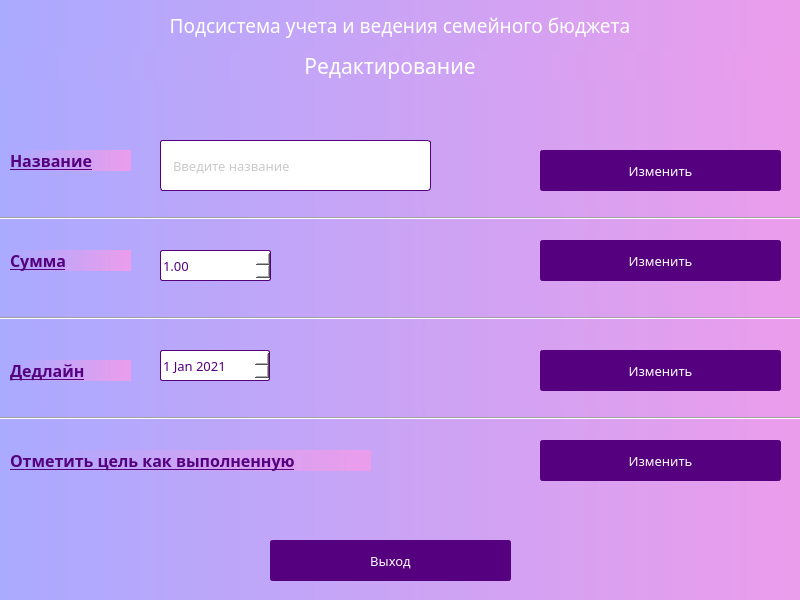
<?xml version="1.0" encoding="UTF-8"?>
<ui version="4.0">
 <class>Dialog</class>
 <widget class="QDialog" name="Dialog">
  <property name="geometry">
   <rect>
    <x>0</x>
    <y>0</y>
    <width>800</width>
    <height>600</height>
   </rect>
  </property>
  <property name="minimumSize">
   <size>
    <width>800</width>
    <height>600</height>
   </size>
  </property>
  <property name="maximumSize">
   <size>
    <width>800</width>
    <height>600</height>
   </size>
  </property>
  <property name="windowTitle">
   <string>Dialog</string>
  </property>
  <property name="styleSheet">
   <string notr="true">background-color: qlineargradient(spread:pad, x1:0, y1:0, x2:1, y2:0, stop:0 rgb(170, 170, 255), stop:1 rgb(235, 157, 235));
</string>
  </property>
  <widget class="QLabel" name="label">
   <property name="geometry">
    <rect>
     <x>0</x>
     <y>10</y>
     <width>800</width>
     <height>31</height>
    </rect>
   </property>
   <property name="minimumSize">
    <size>
     <width>800</width>
     <height>0</height>
    </size>
   </property>
   <property name="maximumSize">
    <size>
     <width>800</width>
     <height>16777215</height>
    </size>
   </property>
   <property name="font">
    <font>
     <family>Century Gothic</family>
     <pointsize>14</pointsize>
    </font>
   </property>
   <property name="styleSheet">
    <string notr="true">color: rgb(255, 255, 255);</string>
   </property>
   <property name="frameShadow">
    <enum>QFrame::Plain</enum>
   </property>
   <property name="text">
    <string>Подсистема учета и ведения семейного бюджета</string>
   </property>
   <property name="alignment">
    <set>Qt::AlignCenter</set>
   </property>
  </widget>
  <widget class="QLabel" name="label_2">
   <property name="geometry">
    <rect>
     <x>-10</x>
     <y>50</y>
     <width>800</width>
     <height>31</height>
    </rect>
   </property>
   <property name="minimumSize">
    <size>
     <width>800</width>
     <height>0</height>
    </size>
   </property>
   <property name="maximumSize">
    <size>
     <width>800</width>
     <height>16777215</height>
    </size>
   </property>
   <property name="font">
    <font>
     <family>Century Gothic</family>
     <pointsize>16</pointsize>
    </font>
   </property>
   <property name="styleSheet">
    <string notr="true">color: rgb(255, 255, 255);</string>
   </property>
   <property name="frameShadow">
    <enum>QFrame::Plain</enum>
   </property>
   <property name="text">
    <string>Редактирование</string>
   </property>
   <property name="alignment">
    <set>Qt::AlignCenter</set>
   </property>
  </widget>
  <widget class="QPushButton" name="editNameBtn">
   <property name="geometry">
    <rect>
     <x>540</x>
     <y>150</y>
     <width>241</width>
     <height>41</height>
    </rect>
   </property>
   <property name="font">
    <font>
     <family>Century Gothic</family>
     <pointsize>10</pointsize>
    </font>
   </property>
   <property name="styleSheet">
    <string notr="true">QPushButton{
	background-color:rgb(85, 0, 127);
border-radius: 3px;
border: 2px solid rgb(85, 0, 127);
color:rgb(255, 255, 255);
}

QPushButton::hover{
	background-color: rgb(108, 0, 162);
	border: 2px solid rgb(108, 0, 162);
}

QPushButton::pressed{
	background-color:rgb(129, 0, 193);
	border-bottom: 2px solid rgb(129, 0, 193);
	border-leftt:  2px solid rgb(129, 0, 193);
	border-right:  2px solid rgb(129, 0, 193);
}


</string>
   </property>
   <property name="text">
    <string>Изменить</string>
   </property>
  </widget>
  <widget class="QLineEdit" name="inputName">
   <property name="geometry">
    <rect>
     <x>160</x>
     <y>140</y>
     <width>271</width>
     <height>51</height>
    </rect>
   </property>
   <property name="font">
    <font>
     <family>Century Gothic</family>
     <pointsize>10</pointsize>
     <italic>false</italic>
     <underline>false</underline>
     <kerning>true</kerning>
    </font>
   </property>
   <property name="toolTip">
    <string>&lt;html&gt;&lt;head/&gt;&lt;body&gt;&lt;p&gt;&lt;br/&gt;&lt;/p&gt;&lt;/body&gt;&lt;/html&gt;</string>
   </property>
   <property name="styleSheet">
    <string notr="true">QLineEdit{
	border-radius: 3px;
	background-color:rgb(255, 255, 255);
	border:  1px solid rgb(85, 0, 127);
	color:rgb(148, 148, 148);
	padding-left: 10px;
}

QLineEdit::hover{
	border:  1px solid rgb(147, 0, 221);
}</string>
   </property>
   <property name="inputMask">
    <string/>
   </property>
   <property name="frame">
    <bool>true</bool>
   </property>
   <property name="alignment">
    <set>Qt::AlignLeading|Qt::AlignLeft|Qt::AlignVCenter</set>
   </property>
   <property name="placeholderText">
    <string>Введите название</string>
   </property>
  </widget>
  <widget class="QLabel" name="label_3">
   <property name="geometry">
    <rect>
     <x>10</x>
     <y>150</y>
     <width>121</width>
     <height>21</height>
    </rect>
   </property>
   <property name="font">
    <font>
     <family>Century Gothic</family>
     <pointsize>12</pointsize>
     <weight>75</weight>
     <bold>true</bold>
     <underline>true</underline>
    </font>
   </property>
   <property name="styleSheet">
    <string notr="true">color: rgb(85, 0, 127);</string>
   </property>
   <property name="text">
    <string>Название</string>
   </property>
  </widget>
  <widget class="Line" name="line_3">
   <property name="geometry">
    <rect>
     <x>0</x>
     <y>210</y>
     <width>801</width>
     <height>16</height>
    </rect>
   </property>
   <property name="orientation">
    <enum>Qt::Horizontal</enum>
   </property>
  </widget>
  <widget class="QDoubleSpinBox" name="inputSum">
   <property name="geometry">
    <rect>
     <x>160</x>
     <y>250</y>
     <width>111</width>
     <height>31</height>
    </rect>
   </property>
   <property name="font">
    <font>
     <family>Century Gothic</family>
     <pointsize>10</pointsize>
    </font>
   </property>
   <property name="styleSheet">
    <string notr="true">background-color: rgb(255, 255, 255);
color: rgb(85, 0, 127);
border-radius: 2px;
border:  1px solid rgb(85, 0, 127);</string>
   </property>
   <property name="minimum">
    <double>1.000000000000000</double>
   </property>
   <property name="maximum">
    <double>5000.000000000000000</double>
   </property>
  </widget>
  <widget class="QLabel" name="label_4">
   <property name="geometry">
    <rect>
     <x>10</x>
     <y>250</y>
     <width>121</width>
     <height>21</height>
    </rect>
   </property>
   <property name="font">
    <font>
     <family>Century Gothic</family>
     <pointsize>12</pointsize>
     <weight>75</weight>
     <bold>true</bold>
     <underline>true</underline>
    </font>
   </property>
   <property name="styleSheet">
    <string notr="true">color: rgb(85, 0, 127);</string>
   </property>
   <property name="text">
    <string>Сумма</string>
   </property>
  </widget>
  <widget class="QPushButton" name="editSumBtn">
   <property name="geometry">
    <rect>
     <x>540</x>
     <y>240</y>
     <width>241</width>
     <height>41</height>
    </rect>
   </property>
   <property name="font">
    <font>
     <family>Century Gothic</family>
     <pointsize>10</pointsize>
    </font>
   </property>
   <property name="styleSheet">
    <string notr="true">QPushButton{
	background-color:rgb(85, 0, 127);
border-radius: 3px;
border: 2px solid rgb(85, 0, 127);
color:rgb(255, 255, 255);
}

QPushButton::hover{
	background-color: rgb(108, 0, 162);
	border: 2px solid rgb(108, 0, 162);
}

QPushButton::pressed{
	background-color:rgb(129, 0, 193);
	border-bottom: 2px solid rgb(129, 0, 193);
	border-leftt:  2px solid rgb(129, 0, 193);
	border-right:  2px solid rgb(129, 0, 193);
}


</string>
   </property>
   <property name="text">
    <string>Изменить</string>
   </property>
  </widget>
  <widget class="Line" name="line_2">
   <property name="geometry">
    <rect>
     <x>0</x>
     <y>310</y>
     <width>801</width>
     <height>16</height>
    </rect>
   </property>
   <property name="orientation">
    <enum>Qt::Horizontal</enum>
   </property>
  </widget>
  <widget class="QDateEdit" name="inputDate">
   <property name="geometry">
    <rect>
     <x>160</x>
     <y>350</y>
     <width>110</width>
     <height>31</height>
    </rect>
   </property>
   <property name="font">
    <font>
     <family>Century Gothic</family>
     <pointsize>10</pointsize>
    </font>
   </property>
   <property name="styleSheet">
    <string notr="true">background-color: rgb(255, 255, 255);
color: rgb(85, 0, 127);
border-radius: 2px;
border:  1px solid rgb(85, 0, 127);</string>
   </property>
   <property name="date">
    <date>
     <year>2021</year>
     <month>1</month>
     <day>1</day>
    </date>
   </property>
  </widget>
  <widget class="QLabel" name="label_5">
   <property name="geometry">
    <rect>
     <x>10</x>
     <y>360</y>
     <width>121</width>
     <height>21</height>
    </rect>
   </property>
   <property name="font">
    <font>
     <family>Century Gothic</family>
     <pointsize>12</pointsize>
     <weight>75</weight>
     <bold>true</bold>
     <underline>true</underline>
    </font>
   </property>
   <property name="styleSheet">
    <string notr="true">color: rgb(85, 0, 127);</string>
   </property>
   <property name="text">
    <string>Дедлайн</string>
   </property>
  </widget>
  <widget class="Line" name="line">
   <property name="geometry">
    <rect>
     <x>0</x>
     <y>410</y>
     <width>801</width>
     <height>16</height>
    </rect>
   </property>
   <property name="orientation">
    <enum>Qt::Horizontal</enum>
   </property>
  </widget>
  <widget class="QPushButton" name="editDeadlineBtn">
   <property name="geometry">
    <rect>
     <x>540</x>
     <y>350</y>
     <width>241</width>
     <height>41</height>
    </rect>
   </property>
   <property name="font">
    <font>
     <family>Century Gothic</family>
     <pointsize>10</pointsize>
    </font>
   </property>
   <property name="styleSheet">
    <string notr="true">QPushButton{
	background-color:rgb(85, 0, 127);
border-radius: 3px;
border: 2px solid rgb(85, 0, 127);
color:rgb(255, 255, 255);
}

QPushButton::hover{
	background-color: rgb(108, 0, 162);
	border: 2px solid rgb(108, 0, 162);
}

QPushButton::pressed{
	background-color:rgb(129, 0, 193);
	border-bottom: 2px solid rgb(129, 0, 193);
	border-leftt:  2px solid rgb(129, 0, 193);
	border-right:  2px solid rgb(129, 0, 193);
}


</string>
   </property>
   <property name="text">
    <string>Изменить</string>
   </property>
  </widget>
  <widget class="QLabel" name="label_6">
   <property name="geometry">
    <rect>
     <x>10</x>
     <y>450</y>
     <width>361</width>
     <height>21</height>
    </rect>
   </property>
   <property name="font">
    <font>
     <family>Century Gothic</family>
     <pointsize>12</pointsize>
     <weight>75</weight>
     <bold>true</bold>
     <underline>true</underline>
    </font>
   </property>
   <property name="styleSheet">
    <string notr="true">color: rgb(85, 0, 127);</string>
   </property>
   <property name="text">
    <string>Отметить цель как выполненную</string>
   </property>
  </widget>
  <widget class="QPushButton" name="makeCompletedBtn">
   <property name="geometry">
    <rect>
     <x>540</x>
     <y>440</y>
     <width>241</width>
     <height>41</height>
    </rect>
   </property>
   <property name="font">
    <font>
     <family>Century Gothic</family>
     <pointsize>10</pointsize>
    </font>
   </property>
   <property name="styleSheet">
    <string notr="true">QPushButton{
	background-color:rgb(85, 0, 127);
border-radius: 3px;
border: 2px solid rgb(85, 0, 127);
color:rgb(255, 255, 255);
}

QPushButton::hover{
	background-color: rgb(108, 0, 162);
	border: 2px solid rgb(108, 0, 162);
}

QPushButton::pressed{
	background-color:rgb(129, 0, 193);
	border-bottom: 2px solid rgb(129, 0, 193);
	border-leftt:  2px solid rgb(129, 0, 193);
	border-right:  2px solid rgb(129, 0, 193);
}


</string>
   </property>
   <property name="text">
    <string>Изменить</string>
   </property>
  </widget>
  <widget class="QPushButton" name="quitBtn">
   <property name="geometry">
    <rect>
     <x>270</x>
     <y>540</y>
     <width>241</width>
     <height>41</height>
    </rect>
   </property>
   <property name="font">
    <font>
     <family>Century Gothic</family>
     <pointsize>10</pointsize>
    </font>
   </property>
   <property name="styleSheet">
    <string notr="true">QPushButton{
background-color:rgb(85, 0, 127);
border-radius: 3px;
border: 2px solid rgb(85, 0, 127);
color:rgb(255, 255, 255);
}

QPushButton::hover{
	background-color: rgb(108, 0, 162);
	border: 2px solid rgb(108, 0, 162);
}

QPushButton::pressed{
	background-color:rgb(129, 0, 193);
	border-bottom: 2px solid rgb(129, 0, 193);
	border-leftt:  2px solid rgb(129, 0, 193);
	border-right:  2px solid rgb(129, 0, 193);
}


</string>
   </property>
   <property name="text">
    <string>Выход</string>
   </property>
  </widget>
 </widget>
 <resources/>
 <connections/>
</ui>
